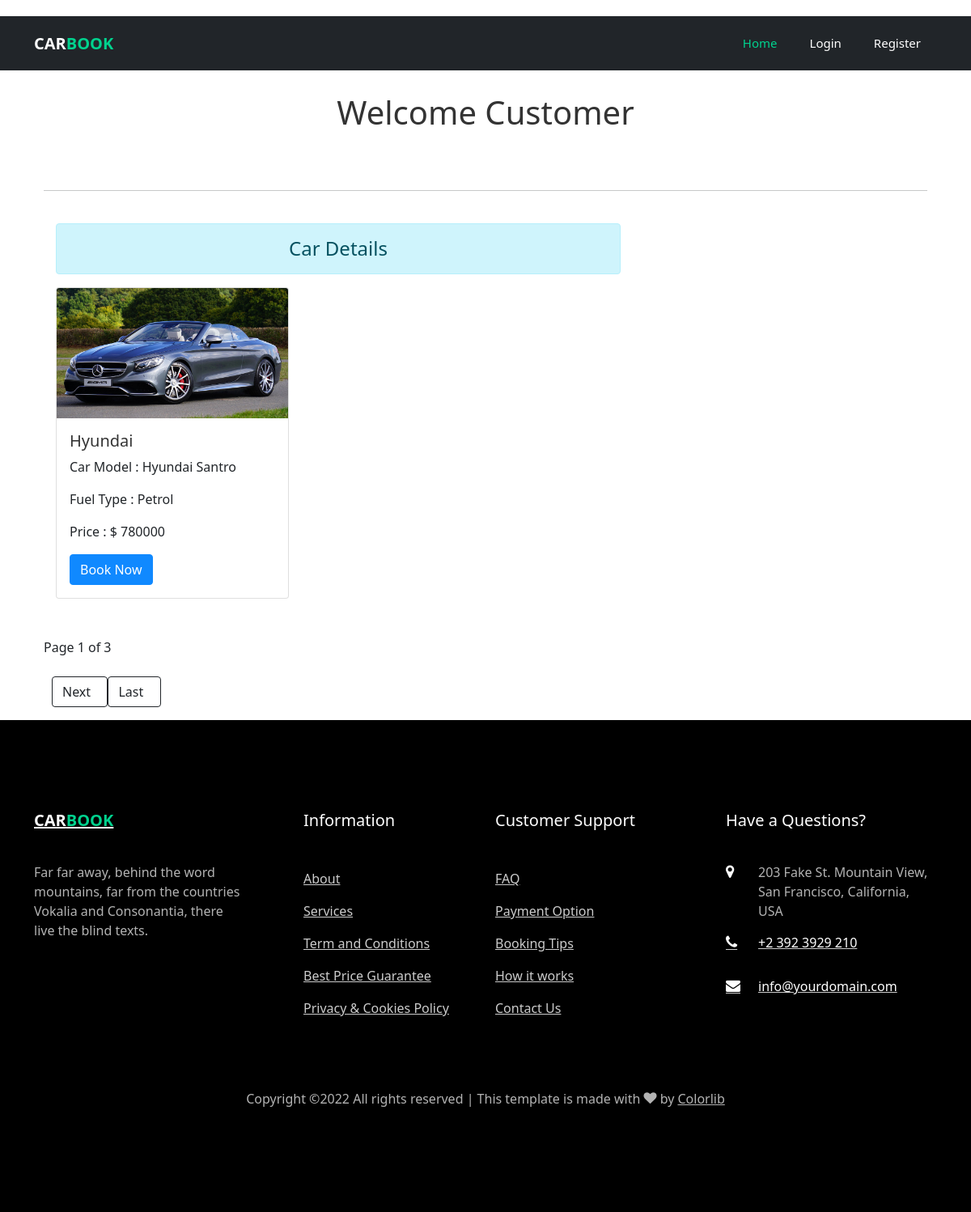
The page /customer_index/ on the database its author committed.
### cars/models.py (models this page shows, shortened)
class Cars(models.Model):
    brand = models.CharField(max_length=50)
    car_model = models.CharField(max_length=50)
    fuel_type = models.CharField(max_length=50)
    price = models.IntegerField()
    picture = models.ImageField(upload_to = 'media',null=True,blank = True)

### cars/views.py (the view)
# urls.py: path('customer_index/',Customer_index.as_view(),name="cars/customer/customer_index"),
class Customer_index(ListView):
    context_object_name  = 'cars'
    queryset = Cars.objects.get_queryset().order_by('id')
    template_name  = "cars/customer/customer_index.html"
    paginate_by = 1

### cars/templates/cars/customer/customer_index.html (shortened to what this page needs)
{% extends 'cars/shared/base.html' %}
{% block content %}
{% load static %}
<!DOCTYPE html>
<html lang="en">
<head>
    <link href="https://cdn.jsdelivr.net/npm/bootstrap@5.1.3/dist/css/bootstrap.min.css" rel="stylesheet">
</head>
<body>
    <div class="container">
      <br><br>
        <h1 style="text-align: center;">Welcome Customer</h1>
        <br><br>
        <hr>
        <form action="{% url 'cars/customer/customer_index' %}" method="post">
          <br>
          <div class="col-sm-8">
            <h4 class="text-center alert alert-info">Car Details</h4>
            {% for car in cars %}
                  <div class="card" style="width: 18rem;">
                    <img  src="{{car.picture.url}}" class="card-img-top" alt="image">
                    <div class="card-body">
                      <h5 class="card-title">{{car.brand}}</h5>
                      <p class="card-text">Car Model : {{car.car_model}}</p>
                      <p class="card-text">Fuel Type : {{car.fuel_type}}</p>
                      <p class="card-text">Price : $ {{car.price}}</p>
                      <a href="{% url 'detail' id=car.id %}" class="btn btn-primary">Book Now</a>
                    </div>
                  </div>
            {% endfor %}
          </div>
          <br><br>
          <div>
              Page {{ page_obj.number }} of {{ page_obj.paginator.num_pages }}
          </div>
          <br>
          <ul style="margin-left: 10px;" class="pagination">
            {% if page_obj.has_next %}
            <li><a href="?page={{ page_obj.next_page_number }}" class="btn btn-outline-dark">Next &nbsp;</a></li>
            <li><a href="?page={{ page_obj.paginator.num_pages }}" class="btn btn-outline-dark">Last &nbsp;</a></li>
            {% endif %}
          </ul>
        </form>
    </div>
  </body>
</html>
{% endblock content %}

### rows shown on the page
Cars: picture (picture), brand "Hyundai", car_model "Hyundai Santro", fuel_type "Petrol", price "780000"

### other values the page prints
{{ page_obj.number }} "1"
{{ page_obj.paginator.num_pages }} "3"
